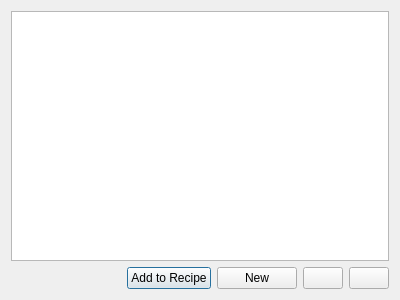
<?xml version="1.0" encoding="UTF-8"?>
<ui version="4.0">
 <class>hopDialog</class>
 <widget class="QDialog" name="hopDialog">
  <property name="geometry">
   <rect>
    <x>0</x>
    <y>0</y>
    <width>400</width>
    <height>300</height>
   </rect>
  </property>
  <property name="windowTitle">
   <string>Hop Database</string>
  </property>
  <layout class="QVBoxLayout" name="verticalLayout">
   <item>
    <widget class="HopTableWidget" name="hopTableWidget"/>
   </item>
   <item>
    <layout class="QHBoxLayout" name="horizontalLayout">
     <item>
      <spacer name="horizontalSpacer">
       <property name="orientation">
        <enum>Qt::Horizontal</enum>
       </property>
       <property name="sizeHint" stdset="0">
        <size>
         <width>40</width>
         <height>20</height>
        </size>
       </property>
      </spacer>
     </item>
     <item>
      <widget class="QPushButton" name="pushButton_addToRecipe">
       <property name="toolTip">
        <string>Add selected ingredient to recipe</string>
       </property>
       <property name="text">
        <string>Add to Recipe</string>
       </property>
      </widget>
     </item>
     <item>
      <widget class="QPushButton" name="pushButton_new">
       <property name="toolTip">
        <string>New hop</string>
       </property>
       <property name="text">
        <string>New</string>
       </property>
      </widget>
     </item>
     <item>
      <widget class="QPushButton" name="pushButton_edit">
       <property name="toolTip">
        <string>Edit</string>
       </property>
       <property name="text">
        <string/>
       </property>
       <property name="icon">
        <iconset resource="../brewtarget.qrc">
         <normaloff>:/images/edit.png</normaloff>:/images/edit.png</iconset>
       </property>
      </widget>
     </item>
     <item>
      <widget class="QPushButton" name="pushButton_remove">
       <property name="toolTip">
        <string>Remove</string>
       </property>
       <property name="text">
        <string/>
       </property>
       <property name="icon">
        <iconset resource="../brewtarget.qrc">
         <normaloff>:/images/smallMinus.png</normaloff>:/images/smallMinus.png</iconset>
       </property>
      </widget>
     </item>
    </layout>
   </item>
  </layout>
 </widget>
 <customwidgets>
  <customwidget>
   <class>HopTableWidget</class>
   <extends>QTableView</extends>
   <header>HopTableWidget.h</header>
  </customwidget>
 </customwidgets>
 <resources>
  <include location="../brewtarget.qrc"/>
 </resources>
 <connections/>
</ui>
